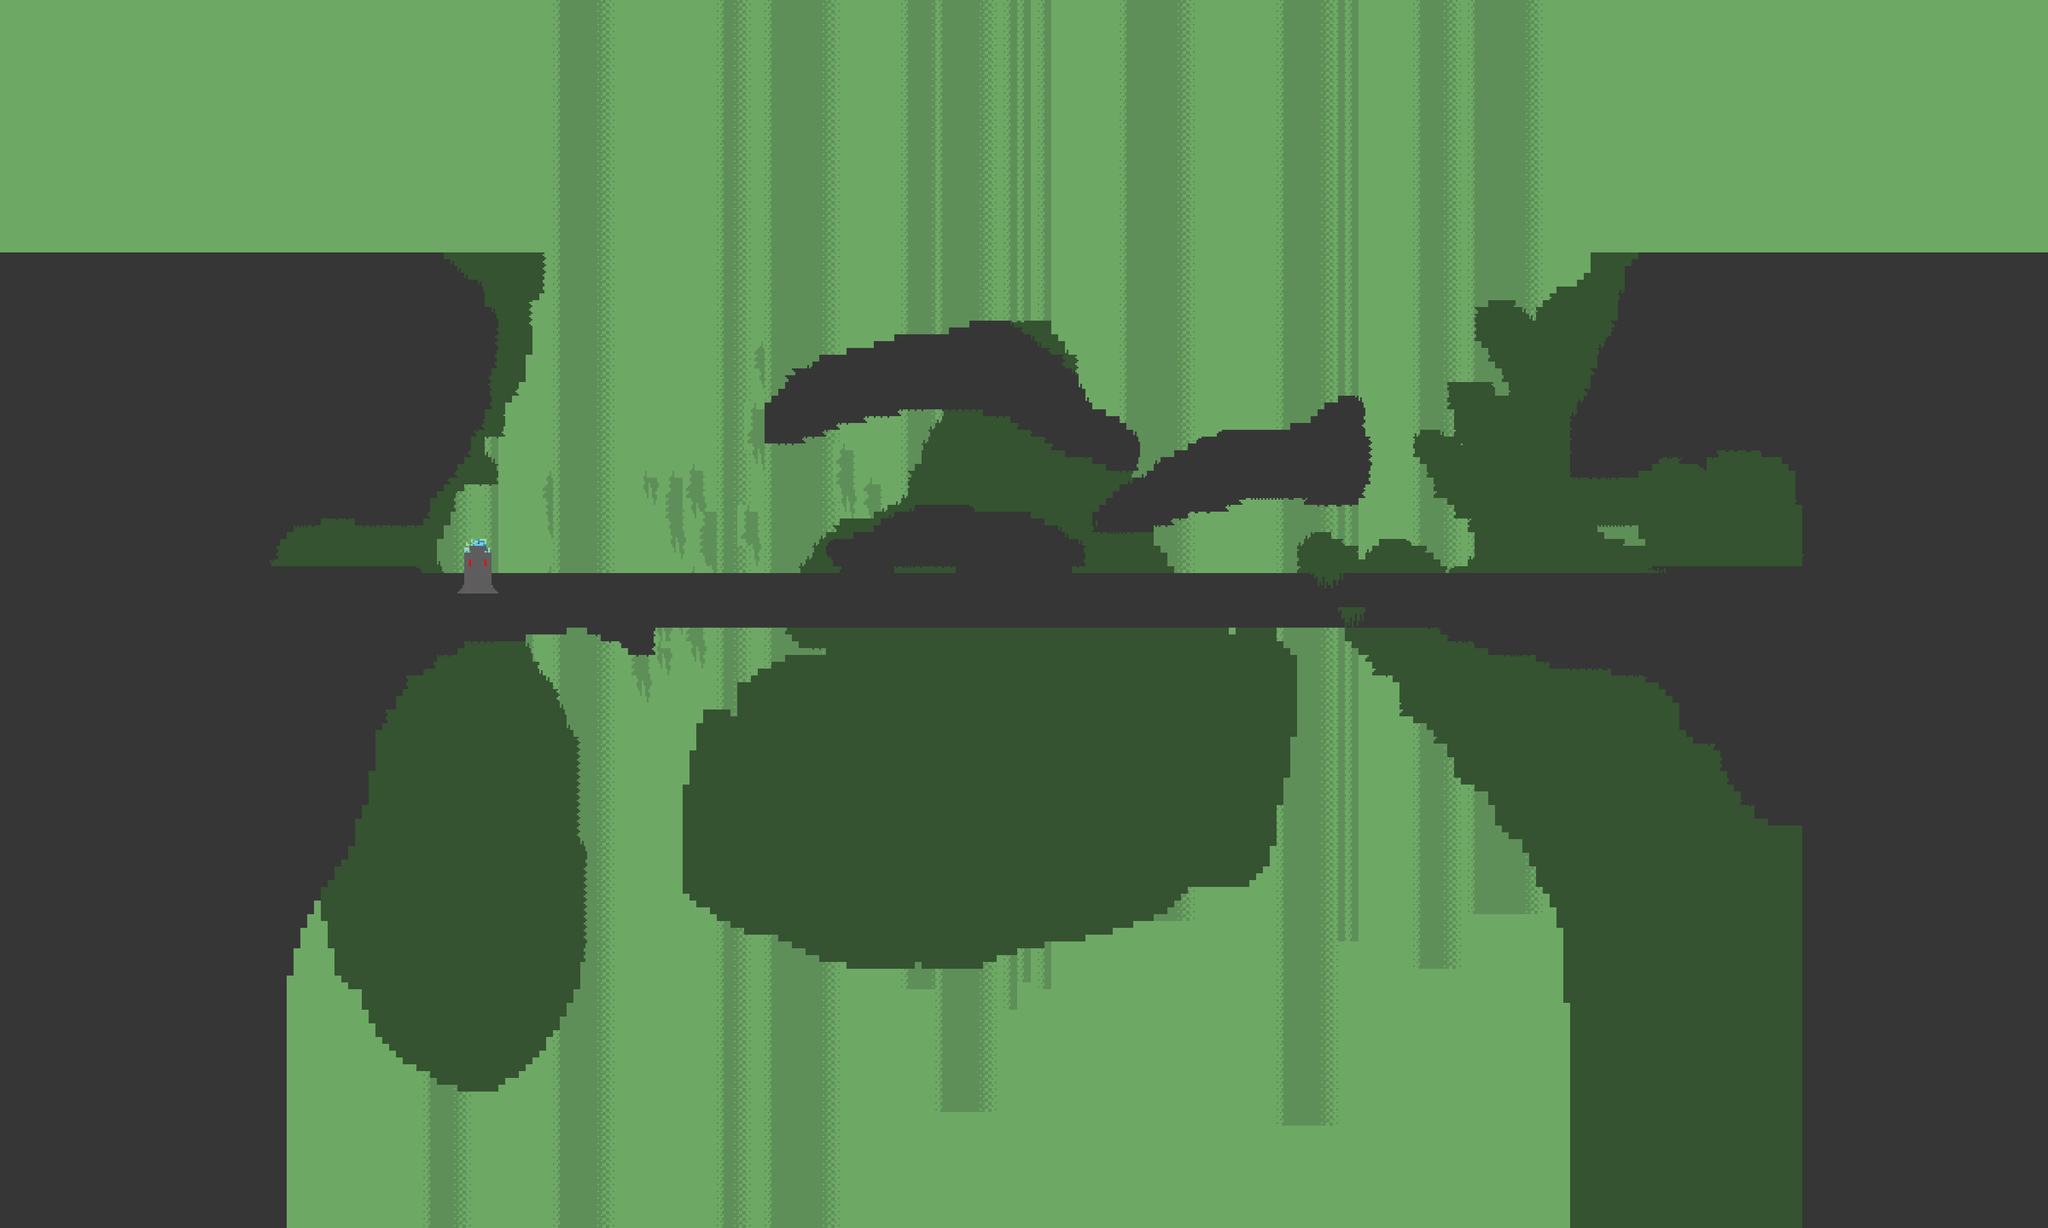

This game map was drawn from its Tiled (.tmx) file and the tilesets committed beside it. A one-line description and the trimmed map source follow:
An orthogonal 300x180 tile map with 16x16 px tiles, 7 tile layers (Background, Foreground, platformBG, Platforms, ...) and 56 objects.

<map version="1.0" orientation="orthogonal" renderorder="right-down" width="300" height="180" tilewidth="16" tileheight="16" nextobjectid="103">
 <tileset firstgid="1" name="mininicular" tilewidth="64" tileheight="64" tilecount="128">
  <image source="mininicular_extended_HD.png" width="128" height="256" />
 </tileset>
 <layer name="Background" width="300" height="180">
  <data>[54000 cells, 54000 non-empty, 3 distinct tile ids]</data>
 </layer>
 <layer name="Foreground" width="300" height="180">
  <data>[54000 cells, 9782 non-empty, 8 distinct tile ids]</data>
 </layer>
 <layer name="platformBG" width="300" height="180">
  <data>[54000 cells, 19243 non-empty, 25 distinct tile ids]</data>
 </layer>
 <layer name="Platforms" width="300" height="180">
  <data>[54000 cells, 15785 non-empty, 26 distinct tile ids]</data>
 </layer>
 <layer name="platformDetail" width="300" height="180">
  <data>[54000 cells, 112 non-empty, 8 distinct tile ids]</data>
 </layer>
 <layer name="tower" width="300" height="180">
  <data>[54000 cells, 11 non-empty, 11 distinct tile ids]</data>
 </layer>
 <layer name="towerDetail" width="300" height="180">
  <data>[54000 cells, 1 non-empty, 1 distinct tile ids]</data>
 </layer>
 <objectgroup name="collision" visible="0">
  <object id="11" x="1002" y="1127">
   <polygon points="0,0 73,-81 103,-185 107,-485 -211,-483 -174,-57" />
  </object>
  <object id="40" x="942" y="1378">
   <polygon points="0,0 -1,75 -406,88 -417,-2" />
  </object>
  <object id="41" x="575" y="1378">
   <polygon points="0,0 0,-113 -61,-112 -55,20" />
  </object>
  <object id="43" x="592" y="1349">
   <polygon points="0,0 -58,1 -55,-145 -2,-149" />
  </object>
  <object id="44" x="583" y="1199">
   <polygon points="0,0 3,123 23,120 25,3" />
  </object>
  <object id="45" x="598" y="1289">
   <polygon points="0,0 58,-57 58,-163 -30,-145" />
  </object>
  <object id="46" x="635" y="1235">
   <polygon points="0,0 68,-1 66,-115 -1,-108" />
  </object>
  <object id="47" x="686" y="1112">
   <polygon points="0,0 19,106 134,105 134,-13" />
  </object>
  <object id="48" x="814" y="1215">
   <polygon points="0,0 18,18 133,17 195,-115 -12,-162" />
  </object>
  <object id="50" x="934" y="1395">
   <polygon points="0,0 3027,-2 3038,76 -30,95" />
  </object>
  <object id="51" x="3858" y="1377">
   <polygon points="0,0 392,-2 392,99 -5,97" />
  </object>
  <object id="52" x="4225" y="1379">
   <polygon points="0,0 0,-374 180,-363 144,64 3,69" />
  </object>
  <object id="53" x="4234" y="1181">
   <polygon points="0,0 -25,2 -24,-193 38,-203" />
  </object>
  <object id="54" x="4216" y="1108">
   <polygon points="0,0 -120,-59 0,-143" />
  </object>
  <object id="56" x="4130" y="1055">
   <polygon points="0,0 -344,63 -450,49 -418,-100 -4,-78" />
  </object>
  <object id="57" x="3714" y="973">
   <polygon points="0,0 359,3 352,-330 105,-332" />
  </object>
  <object id="59" x="1938" y="1322">
   <polygon points="0,0 52,27 109,27 140,-22 0,-7" />
  </object>
  <object id="60" x="1982" y="1325">
   <polygon points="0,0 21,-34 149,-31 143,5" />
  </object>
  <object id="61" x="2033" y="1300">
   <polygon points="0,0 30,-36 120,-31 122,14" />
  </object>
  <object id="62" x="2079" y="1277">
   <polygon points="0,0 3,-27 289,-27 318,9" />
  </object>
  <object id="63" x="2127" y="1263">
   <polygon points="0,0 3,-30 112,-30 112,-2" />
  </object>
  <object id="64" x="2361" y="1260">
   <polygon points="0,0 40,4 74,87 -123,83 -121,17" />
  </object>
  <object id="65" x="2124" y="1303">
   <polygon points="0,0 16,21 135,40 141,-33 10,-35" />
  </object>
  <object id="66" x="2402" y="1269">
   <polygon points="0,0 38,12 66,44 61,84 20,81" />
  </object>
  <object id="67" x="2451" y="1310">
   <polygon points="0,0 39,3 49,29 -12,29" />
  </object>
  <object id="68" x="2559" y="1251">
   <polygon points="0,0 65,-68 146,-65 141,-4" />
  </object>
  <object id="69" x="2646" y="1200">
   <polygon points="0,0 -1,-29 218,-44 213,4" />
  </object>
  <object id="70" x="2672" y="1170">
   <polygon points="0,0 37,-49 388,-59 387,0" />
  </object>
  <object id="71" x="2728" y="1130">
   <polygon points="0,0 27,-28 82,-27 88,2" />
  </object>
  <object id="72" x="2766" y="1111">
   <polygon points="0,0 17,-24 101,-25 99,20" />
  </object>
  <object id="73" x="2799" y="1116">
   <polygon points="0,0 8,-43 363,-41 366,24" />
  </object>
  <object id="74" x="2849" y="1103">
   <polygon points="0,0 4,-46 300,-46 319,-28" />
  </object>
  <object id="77" x="2998" y="1069">
   <polygon points="0,0 24,-28 152,-25 153,2" />
  </object>
  <object id="78" x="3051" y="1045">
   <polygon points="0,0 53,-54 100,-53 98,9" />
  </object>
  <object id="79" x="3118" y="996">
   <polygon points="0,0 17,-19 34,-19 33,5" />
  </object>
  <object id="80" x="3059" y="1128">
   <polygon points="0,0 -2,63 73,62 104,7" />
  </object>
  <object id="82" x="2623" y="1111">
   <polygon points="0,0 1,-52 -16,-55 -110,-88 -132,-44" />
  </object>
  <object id="83" x="2606" y="1060">
   <polygon points="0,0 -29,-36 -100,-32" />
  </object>
  <object id="84" x="2567" y="1032">
   <polygon points="0,0 -23,-23 -46,-24 -100,27 -73,38" />
  </object>
  <object id="85" x="2525" y="1011">
   <polygon points="0,0 -14,-20 -19,-34 -62,-30 -59,49" />
  </object>
  <object id="86" x="2495" y="986">
   <polygon points="0,0 -3,-42 -180,-38 -23,67" />
  </object>
  <object id="87" x="2480" y="953">
   <polygon points="0,0 -3,-41 -158,-39 -177,30" />
  </object>
  <object id="88" x="2446" y="918">
   <polygon points="0,0 1,-39 -163,-27 -217,47 -131,56" />
  </object>
  <object id="89" x="2414" y="889">
   <polygon points="0,0 0,-23 -39,-23 -48,3" />
  </object>
  <object id="90" x="2397" y="875">
   <polygon points="0,0 1,-24 -17,-25 -116,-19 -116,38" />
  </object>
  <object id="91" x="2382" y="851">
   <polygon points="0,0 -1,-16 -36,-19 -114,-9 -180,115 -131,114" />
  </object>
  <object id="92" x="2351" y="836">
   <polygon points="0,0 0,-19 -19,-19 -128,-20 -166,32 -171,129" />
  </object>
  <object id="93" x="2337" y="826">
   <polygon points="0,0 -3,-26 -64,-27 -95,4" />
  </object>
  <object id="94" x="2097" y="833">
   <polygon points="0,0 136,-4 114,63 -132,155" />
  </object>
  <object id="95" x="2087" y="851">
   <polygon points="0,0 -37,-5 -201,146 121,93" />
  </object>
  <object id="96" x="2041" y="869">
   <polygon points="0,0 -58,-6 -168,111 -162,164" />
  </object>
  <object id="97" x="1978" y="881">
   <polygon points="0,0 -59,-2 -116,42 -115,129" />
  </object>
  <object id="98" x="1906" y="911">
   <polygon points="0,0 -47,-1 -81,127 108,63" />
  </object>
  <object id="99" x="1867" y="928">
   <polygon points="0,0 -24,-1 -26,20 -30,81" />
  </object>
  <object id="100" x="1847" y="940">
   <polygon points="0,0 -21,19 -22,105 33,77" />
  </object>
  <object id="101" x="1844" y="976">
   <polygon points="0,0 -32,-1 -53,15 -51,71 -12,69" />
  </object>
 </objectgroup>
</map>